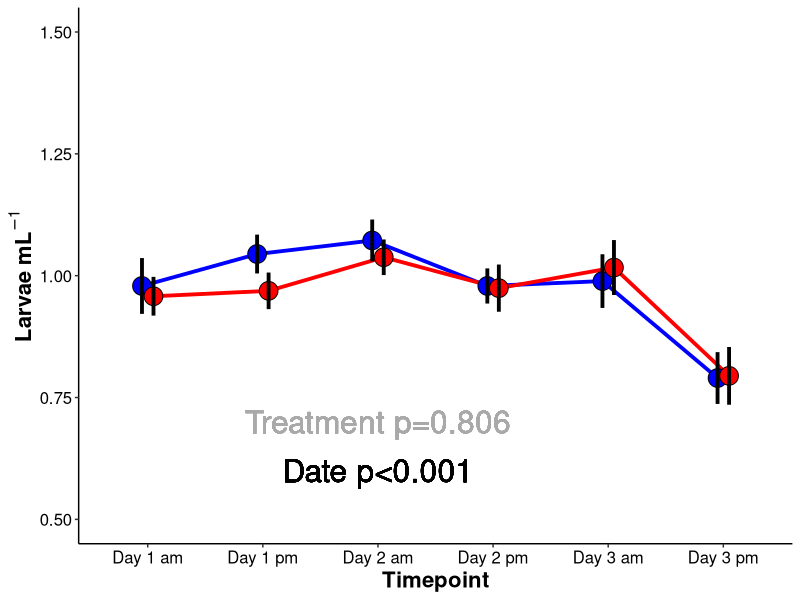
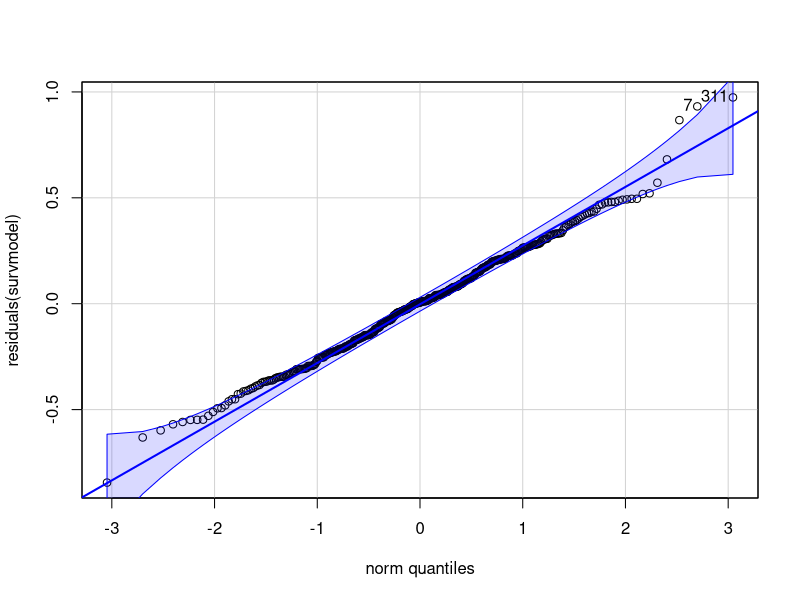
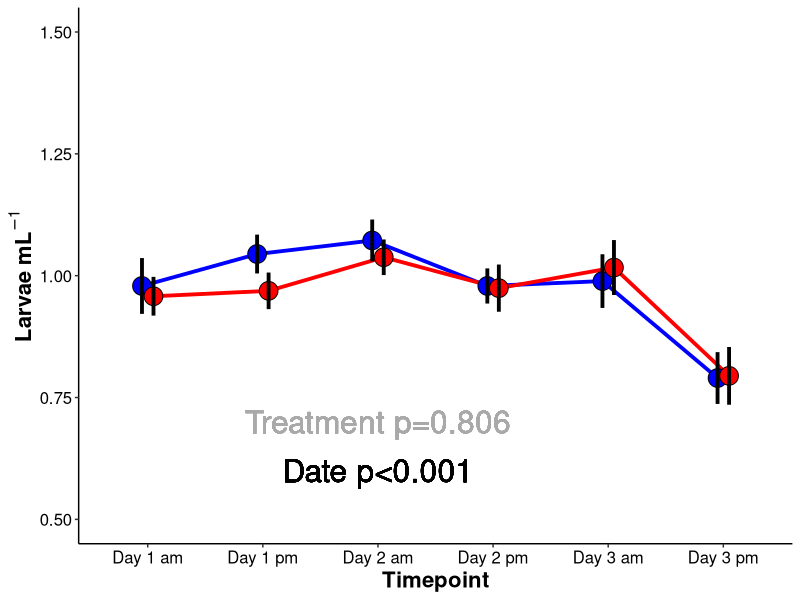

Reproduce these figures in R, in order.
## ---- chunk 1
knitr::opts_chunk$set(echo = TRUE, warning = FALSE, message = FALSE)
## ---- chunk 2
## install packages if you dont already have them in your library
if ("tidyverse" %in% rownames(installed.packages()) == 'FALSE') install.packages('tidyverse') 
if ("car" %in% rownames(installed.packages()) == 'FALSE') install.packages('car') 
if ("lme4" %in% rownames(installed.packages()) == 'FALSE') install.packages('lme4') 
if ("lmerTest" %in% rownames(installed.packages()) == 'FALSE') install.packages('lmerTest') 
if ("scales" %in% rownames(installed.packages()) == 'FALSE') install.packages('scales') 
if ("cowplot" %in% rownames(installed.packages()) == 'FALSE') install.packages('cowplot') 
if ("ggplot2" %in% rownames(installed.packages()) == 'FALSE') install.packages('ggplot2') 
if ("effects" %in% rownames(installed.packages()) == 'FALSE') install.packages('effects') 
if ("emmeans" %in% rownames(installed.packages()) == 'FALSE') install.packages('emmeans') 
if ("multcomp" %in% rownames(installed.packages()) == 'FALSE') install.packages('multcomp') 

#load packages
library("ggplot2")
library("tidyverse")
library('car')
library('lme4')
library('lmerTest')
library('scales')
library('cowplot')
library('effects')
library('emmeans')
library('multcomp')
## ---- chunk 3
survival<-read.csv("Mcap2021/Data/Survivorship.csv")

survival$Date<-as.factor(survival$Date)
## ---- chunk 4
surv_plot<-survival %>%
    dplyr::group_by(Timepoint, Treatment)%>%
    dplyr::summarise(mean=mean(Larvae.per.mL), sd=sd(Larvae.per.mL), N=length(Larvae.per.mL), se=sd/sqrt(N))%>%
    ggplot(., aes(x = as.factor(Timepoint), y = mean, group=interaction(Timepoint, Treatment))) +
    geom_line(position=position_dodge(0.2), size=1.3, aes(color=Treatment, group=Treatment)) +
    geom_point(aes(fill=Treatment, group=interaction(Treatment, Timepoint)), pch = 21, size=6, position = position_dodge(0.2)) + 
    geom_errorbar(aes(ymin=mean-se, ymax=mean+se, group=interaction(Treatment, Timepoint)), width=0, linetype="solid", position=position_dodge(0.2), size=1.3, color="black")+
    xlab("Timepoint") + 
    scale_fill_manual(name="Rearing Treatment", values=c("blue","red"))+
    scale_color_manual(name="Rearing Treatment", values=c("blue","red"))+
    ylab(expression(bold(paste("Larvae mL" ^-1)))) +
    geom_text(x=3, y=0.7, label="Treatment p=0.806", color="darkgray", size=8)+
    geom_text(x=3, y=0.6, label="Date p<0.001", color="black", size=8)+
    ylim(0.5, 1.5)+
    theme_classic() + 
    theme(
      legend.position="none",
      axis.title=element_text(face="bold", size=16),
      axis.text=element_text(size=12, color="black"), 
      legend.title=element_text(face="bold", size=14), 
      legend.text=element_text(size=12)
      ); surv_plot

ggsave("Mcap2021/Figures/Survival.png", surv_plot, dpi=300, w=8.5, h=5, units="in")
## ---- chunk 5
survmodel<-lmer(Larvae.per.mL~Treatment*Timepoint + (1|Tank:Treatment), data=survival) #run as random
anova(survmodel, type="II")
summary(survmodel)
## ---- chunk 6
qqPlot(residuals(survmodel))
leveneTest(residuals(survmodel)~Treatment*Timepoint, data=survival)
## ---- chunk 7
emm<-emmeans(survmodel, ~Treatment|Timepoint)
cld(emm)
